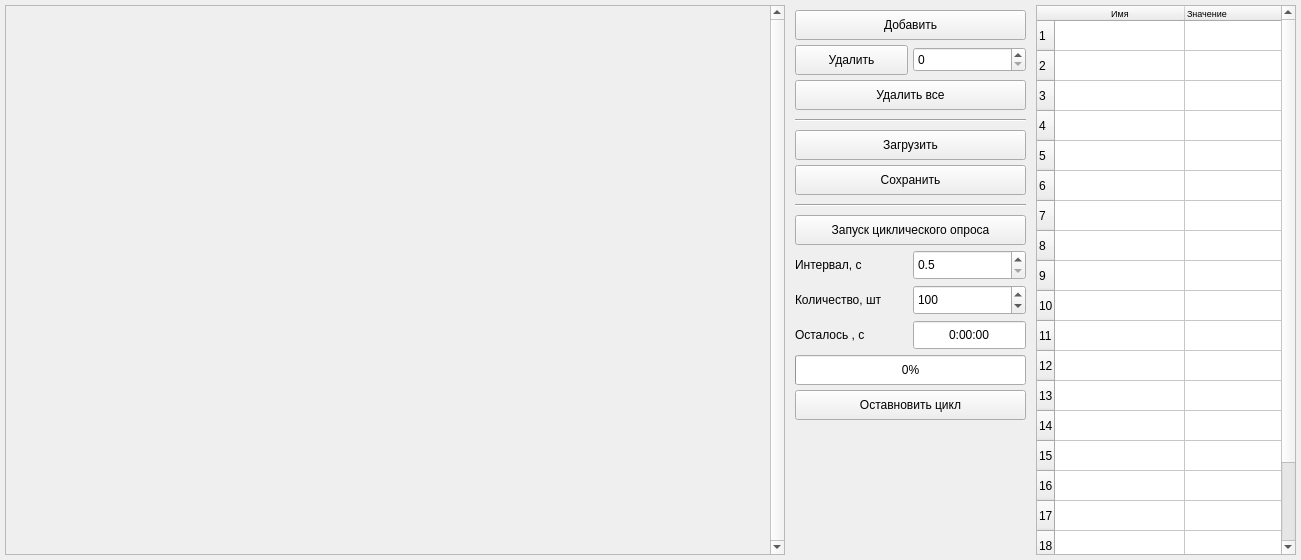
      <widget class="QWidget" name="mkoTab">
       <attribute name="title">
        <string>МПИ</string>
       </attribute>
       <layout class="QGridLayout" name="gridLayout_7" columnstretch="0,0,1">
        <property name="leftMargin">
         <number>5</number>
        </property>
        <property name="topMargin">
         <number>5</number>
        </property>
        <property name="rightMargin">
         <number>5</number>
        </property>
        <property name="bottomMargin">
         <number>5</number>
        </property>
        <property name="spacing">
         <number>5</number>
        </property>
        <item row="0" column="0">
         <widget class="QScrollArea" name="scrollArea">
          <property name="enabled">
           <bool>true</bool>
          </property>
          <property name="sizePolicy">
           <sizepolicy hsizetype="Fixed" vsizetype="Expanding">
            <horstretch>0</horstretch>
            <verstretch>0</verstretch>
           </sizepolicy>
          </property>
          <property name="minimumSize">
           <size>
            <width>780</width>
            <height>550</height>
           </size>
          </property>
          <property name="frameShadow">
           <enum>QFrame::Sunken</enum>
          </property>
          <property name="lineWidth">
           <number>1</number>
          </property>
          <property name="verticalScrollBarPolicy">
           <enum>Qt::ScrollBarAlwaysOn</enum>
          </property>
          <property name="horizontalScrollBarPolicy">
           <enum>Qt::ScrollBarAlwaysOff</enum>
          </property>
          <property name="widgetResizable">
           <bool>true</bool>
          </property>
          <widget class="QWidget" name="scrollAreaWidgetContents">
           <property name="geometry">
            <rect>
             <x>0</x>
             <y>0</y>
             <width>761</width>
             <height>656</height>
            </rect>
           </property>
          </widget>
         </widget>
        </item>
        <item row="0" column="1">
         <layout class="QGridLayout" name="gridLayout_6">
          <property name="leftMargin">
           <number>5</number>
          </property>
          <property name="topMargin">
           <number>5</number>
          </property>
          <property name="rightMargin">
           <number>5</number>
          </property>
          <property name="bottomMargin">
           <number>5</number>
          </property>
          <item row="1" column="1">
           <widget class="QSpinBox" name="DltUnitNumSBox">
            <property name="sizePolicy">
             <sizepolicy hsizetype="Expanding" vsizetype="Fixed">
              <horstretch>0</horstretch>
              <verstretch>0</verstretch>
             </sizepolicy>
            </property>
            <property name="minimumSize">
             <size>
              <width>0</width>
              <height>25</height>
             </size>
            </property>
           </widget>
          </item>
          <item row="5" column="0" colspan="2">
           <widget class="QPushButton" name="SaveCfgPButt">
            <property name="sizePolicy">
             <sizepolicy hsizetype="Expanding" vsizetype="Fixed">
              <horstretch>0</horstretch>
              <verstretch>0</verstretch>
             </sizepolicy>
            </property>
            <property name="minimumSize">
             <size>
              <width>130</width>
              <height>30</height>
             </size>
            </property>
            <property name="text">
             <string>Сохранить</string>
            </property>
           </widget>
          </item>
          <item row="3" column="0" colspan="2">
           <widget class="Line" name="line_5">
            <property name="minimumSize">
             <size>
              <width>0</width>
              <height>10</height>
             </size>
            </property>
            <property name="orientation">
             <enum>Qt::Horizontal</enum>
            </property>
           </widget>
          </item>
          <item row="2" column="0" colspan="2">
           <widget class="QPushButton" name="DltAllUnitsPButt">
            <property name="sizePolicy">
             <sizepolicy hsizetype="Expanding" vsizetype="Fixed">
              <horstretch>0</horstretch>
              <verstretch>0</verstretch>
             </sizepolicy>
            </property>
            <property name="minimumSize">
             <size>
              <width>130</width>
              <height>30</height>
             </size>
            </property>
            <property name="text">
             <string>Удалить все</string>
            </property>
           </widget>
          </item>
          <item row="1" column="0">
           <widget class="QPushButton" name="DltUnitPButt">
            <property name="sizePolicy">
             <sizepolicy hsizetype="Expanding" vsizetype="Fixed">
              <horstretch>0</horstretch>
              <verstretch>0</verstretch>
             </sizepolicy>
            </property>
            <property name="minimumSize">
             <size>
              <width>60</width>
              <height>30</height>
             </size>
            </property>
            <property name="text">
             <string>Удалить</string>
            </property>
           </widget>
          </item>
          <item row="15" column="0" colspan="2">
           <spacer name="verticalSpacer">
            <property name="orientation">
             <enum>Qt::Vertical</enum>
            </property>
            <property name="sizeHint" stdset="0">
             <size>
              <width>231</width>
              <height>13</height>
             </size>
            </property>
           </spacer>
          </item>
          <item row="0" column="0" colspan="2">
           <widget class="QPushButton" name="AddUnitPButt">
            <property name="sizePolicy">
             <sizepolicy hsizetype="Expanding" vsizetype="Fixed">
              <horstretch>0</horstretch>
              <verstretch>0</verstretch>
             </sizepolicy>
            </property>
            <property name="minimumSize">
             <size>
              <width>225</width>
              <height>30</height>
             </size>
            </property>
            <property name="text">
             <string>Добавить</string>
            </property>
           </widget>
          </item>
          <item row="4" column="0" colspan="2">
           <widget class="QPushButton" name="LoadCfgPButt">
            <property name="sizePolicy">
             <sizepolicy hsizetype="Expanding" vsizetype="Fixed">
              <horstretch>0</horstretch>
              <verstretch>0</verstretch>
             </sizepolicy>
            </property>
            <property name="minimumSize">
             <size>
              <width>130</width>
              <height>30</height>
             </size>
            </property>
            <property name="text">
             <string>Загрузить</string>
            </property>
           </widget>
          </item>
          <item row="8" column="0" colspan="2">
           <widget class="QPushButton" name="cycleStartPButt">
            <property name="minimumSize">
             <size>
              <width>0</width>
              <height>30</height>
             </size>
            </property>
            <property name="text">
             <string>Запуск циклического опроса</string>
            </property>
           </widget>
          </item>
          <item row="6" column="0" colspan="2">
           <widget class="Line" name="line_6">
            <property name="minimumSize">
             <size>
              <width>0</width>
              <height>10</height>
             </size>
            </property>
            <property name="orientation">
             <enum>Qt::Horizontal</enum>
            </property>
           </widget>
          </item>
          <item row="10" column="0">
           <widget class="QLabel" name="cycleIntervalLabel">
            <property name="minimumSize">
             <size>
              <width>0</width>
              <height>30</height>
             </size>
            </property>
            <property name="text">
             <string>Интервал, с</string>
            </property>
           </widget>
          </item>
          <item row="10" column="1">
           <widget class="QDoubleSpinBox" name="cycleIntervalSBox">
            <property name="minimumSize">
             <size>
              <width>0</width>
              <height>30</height>
             </size>
            </property>
            <property name="decimals">
             <number>1</number>
            </property>
            <property name="minimum">
             <double>0.500000000000000</double>
            </property>
            <property name="maximum">
             <double>100000.000000000000000</double>
            </property>
            <property name="singleStep">
             <double>0.100000000000000</double>
            </property>
            <property name="value">
             <double>0.500000000000000</double>
            </property>
           </widget>
          </item>
          <item row="11" column="0">
           <widget class="QLabel" name="cycleNumLabel">
            <property name="minimumSize">
             <size>
              <width>0</width>
              <height>30</height>
             </size>
            </property>
            <property name="text">
             <string>Количество, шт</string>
            </property>
           </widget>
          </item>
          <item row="12" column="1">
           <widget class="QTimeEdit" name="cycleElapsedTimeTEdit">
            <property name="minimumSize">
             <size>
              <width>0</width>
              <height>30</height>
             </size>
            </property>
            <property name="alignment">
             <set>Qt::AlignCenter</set>
            </property>
            <property name="buttonSymbols">
             <enum>QAbstractSpinBox::NoButtons</enum>
            </property>
            <property name="displayFormat">
             <string>H:mm:ss</string>
            </property>
           </widget>
          </item>
          <item row="12" column="0">
           <widget class="QLabel" name="cycleFullTimeLabel">
            <property name="minimumSize">
             <size>
              <width>0</width>
              <height>30</height>
             </size>
            </property>
            <property name="text">
             <string>Осталось , c</string>
            </property>
           </widget>
          </item>
          <item row="14" column="0" colspan="2">
           <widget class="QPushButton" name="cycleStopPButt">
            <property name="minimumSize">
             <size>
              <width>0</width>
              <height>30</height>
             </size>
            </property>
            <property name="text">
             <string>Оставновить цикл</string>
            </property>
           </widget>
          </item>
          <item row="11" column="1">
           <widget class="QSpinBox" name="cycleNumSBox">
            <property name="minimumSize">
             <size>
              <width>0</width>
              <height>30</height>
             </size>
            </property>
            <property name="minimum">
             <number>1</number>
            </property>
            <property name="maximum">
             <number>100000</number>
            </property>
            <property name="value">
             <number>100</number>
            </property>
           </widget>
          </item>
          <item row="13" column="0" colspan="2">
           <widget class="QProgressBar" name="cyclePBar">
            <property name="minimumSize">
             <size>
              <width>0</width>
              <height>30</height>
             </size>
            </property>
            <property name="value">
             <number>0</number>
            </property>
           </widget>
          </item>
         </layout>
        </item>
        <item row="0" column="2">
         <widget class="QTableWidget" name="mkoDataTable">
          <property name="sizePolicy">
           <sizepolicy hsizetype="Minimum" vsizetype="Expanding">
            <horstretch>0</horstretch>
            <verstretch>0</verstretch>
           </sizepolicy>
          </property>
          <property name="minimumSize">
           <size>
            <width>260</width>
            <height>0</height>
           </size>
          </property>
          <property name="horizontalScrollBarPolicy">
           <enum>Qt::ScrollBarAlwaysOff</enum>
          </property>
          <property name="rowCount">
           <number>20</number>
          </property>
          <attribute name="horizontalHeaderCascadingSectionResizes">
           <bool>false</bool>
          </attribute>
          <attribute name="horizontalHeaderDefaultSectionSize">
           <number>130</number>
          </attribute>
          <attribute name="horizontalHeaderMinimumSectionSize">
           <number>50</number>
          </attribute>
          <attribute name="horizontalHeaderStretchLastSection">
           <bool>true</bool>
          </attribute>
          <attribute name="verticalHeaderDefaultSectionSize">
           <number>30</number>
          </attribute>
          <row/>
          <row/>
          <row/>
          <row/>
          <row/>
          <row/>
          <row/>
          <row/>
          <row/>
          <row/>
          <row/>
          <row/>
          <row/>
          <row/>
          <row/>
          <row/>
          <row/>
          <row/>
          <row/>
          <row/>
          <column>
           <property name="text">
            <string>Имя</string>
           </property>
           <property name="font">
            <font>
             <pointsize>7</pointsize>
            </font>
           </property>
          </column>
          <column>
           <property name="text">
            <string>Значение</string>
           </property>
           <property name="font">
            <font>
             <pointsize>7</pointsize>
            </font>
           </property>
           <property name="textAlignment">
            <set>AlignLeading|AlignVCenter</set>
           </property>
          </column>
         </widget>
        </item>
       </layout>
      </widget>
